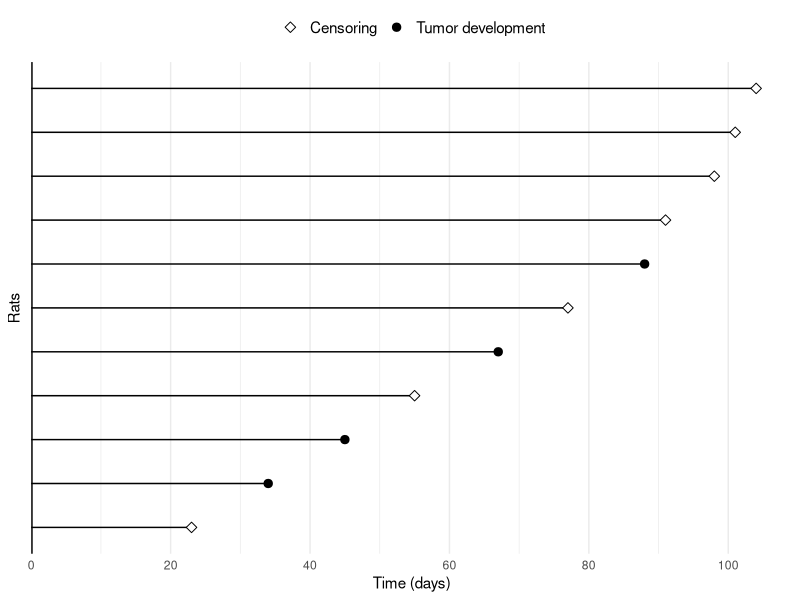
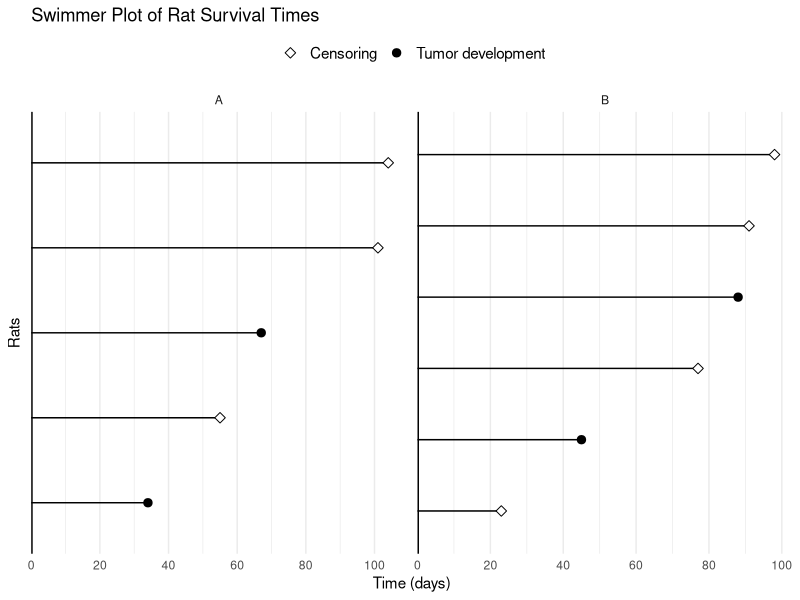
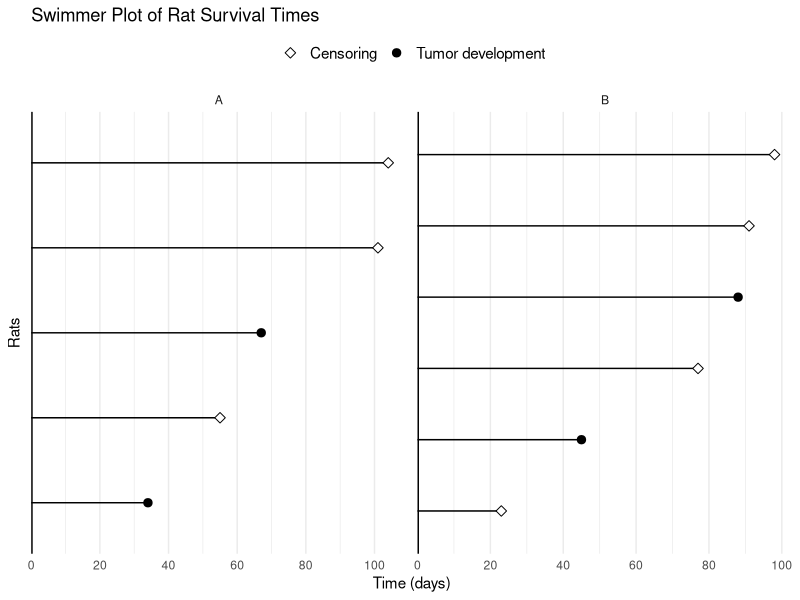

These figures' R source, in order:
## ---- chunk 1
#| eval: true
# Load core tidyverse packages
library(tidyverse)
## ---- chunk 2
#| eval: true
# Simulated data example
df1 <- tibble(
  id = 1:6,
  trt = c("A", "A", "B", "B", "A", "B"),
  age = c(65, 70, 58, 60, 64, 59),
  time = c(5, 8, 12, 3, 2, 6),
  status = c(1, 0, 1, 1, 0, 0)  # 1 = event, 0 = censored
)
df1
## ---- chunk 3
#| eval: true
df1 |> # passes tibble data frame df1 to the next function
  mutate(age_group = if_else(age >= 65, "older", "younger")) |> # create age group
  filter(trt == "A") |> # filter for treatment A
  arrange(time) # sort by time
## ---- chunk 4
#| eval: true
df1 |> 
  group_by(trt) |> # group by treatment arm
  summarize( # summarize each group
    n = n(), # count number of rows (subjects)
    events = sum(status), # sum of events (status = 1)
    median_time = median(time) # median survival time
  )

## ---- chunk 5
#| eval: true
# Load GBC data
gbc <- read.table("data/gbc.txt", header = TRUE)
head(gbc)

## ---- chunk 6
#| eval: true
# Example: raw dates as character strings
df2 <- tibble(
  id = 1:3,
  rand_date = c("2022-01-01", "2022-01-15", "2022-01-20"),
  end_date = c("2022-04-01", "2022-06-01", "2022-03-15"),
  status = c("dead", "censored", "dead")
)
df2
## ---- chunk 7
#| eval: true
# Parse dates and calculate time/status
df2 |> 
  mutate(
    rand_date = ymd(rand_date), # convert character to Date
    end_date = ymd(end_date), # convert character to Date
    time = as.numeric(end_date - rand_date), # calculate time in days
    status = if_else(status == "dead", 1, 0) # convert status to 1/0
  )
## ---- chunk 8
#| eval: true
# create a df3 with dates in the form of month-day-year
df3 <- tibble(
  id = 1:3,
  rand_date = c("Jan-01-2022", "01-15-2022", "01-20-2022"),
  end_date = c("04-01-2022", "Jun-01-2022", "03-15-2022"),
  status = c("dead", "censored", "dead")
)
df3
## ---- chunk 9
#| code-fold: true
#| code-summary: Solution
df3 |> 
  mutate(
    rand_date = mdy(rand_date), # convert character to Date
    end_date = mdy(end_date), # convert character to Date
    time = as.numeric(end_date - rand_date), # calculate time in days
    status = if_else(status == "dead", 1, 0) # convert status to 1/0
  )

## ---- chunk 10
#| eval: true
# Example data: relapse times with "+" indicating censoring
MP <- c(10,  "32+", 23, "25+")
# Convert to (time, status) format
df4 <- tibble(
  MP = MP,                               # Original data
  time = parse_number(MP),               # Extract numeric part
  status = 1 - str_detect(MP, "\\+")     # Censored if "+" detected
)
df4
## ---- chunk 11
#| eval: true
df5 <- tibble(
  MP = c(10, "32+", 23, ">25")
)
## ---- chunk 12
#| code-fold: true
#| code-summary: Solution
df5 |> 
  mutate(
    time = parse_number(MP), # extract numeric part
    status = 1 - str_detect(MP, "\\+|>") # censored if "+" or (|) ">" detected
  )
## ---- chunk 13
#| eval: true
# Example: wide format with multiple events
df6 <- tibble(
  id = 1:3,
  prog_time = c(10, 20, 30),
  prog_status = c(1, 0, 1), # 1 = progression, 0 = censored
  death_time = c(15, 20, 35),
  death_status = c(0, 1, 1) # 1 = dead, 0 = censored
)
# 1: progression at 10, censored at 15
# 2: dead at 20 without progression
# 3: progression at 30, dead at 35
df6
## ---- chunk 14
#| eval: true

df7 <- df6 |> 
  pivot_longer(
    cols = c(prog_time, prog_status, death_time, death_status), # columns to reshape
    names_to = c("event", ".value"), # .value keeps the variable name, event is the new column
    names_pattern = "(.*)_(.*)" # split by underscore
  ) 
df7
## ---- chunk 15
#| code-fold: true
#| code-summary: Solution
df7 |> 
  filter(
    !(event == "prog" & status == 0) # remove non-occurrence of non-terminal events
    ) |> 
  mutate(
    status = if_else(event == "death" & status == 1, 2, status) # recode death status
  ) 
# # A tibble: 5 × 4
#      id event  time status
#   <int> <chr> <dbl>  <dbl>
# 1     1 prog     10      1
# 2     1 death    15      0
# 3     2 death    20      2
# 4     3 prog     30      1
# 5     3 death    35      2
## ---- chunk 16
#| eval: true
# Example data: rat survival times
df8 <- tibble(
  time = c(101, 55, 67, 23, 45, 98, 34, 77, 91, 104, 88),
  status = c(0, 0, 1, 0, 1, 0, 1, 0, 0, 0, 1),
  group = c("A", "A", "A", "B", "B", "B", "A", "B", "B", "A", "B")
) |> 
  mutate(
    id = row_number(), # create id column using row number
    .before = 1 # place id before time
  )
## ---- chunk 17
#| eval: true
# Specify the plot
fig8 <- df8 |> 
  # Set-up: id on the y-axis, time on the x-axis
  ggplot(aes(x = time, y = reorder(id, time))) + # reorder id by time
  # Add geometric objects
  geom_linerange(aes(xmin = 0, xmax = time)) + # horizontal lines from 0 to time
  # Add points for events/censoring, distinguish by status
  geom_point(aes(shape = factor(status)), size = 2.5, fill = "white") +
  # Add vertical line at x = 0
  geom_vline(xintercept = 0, linewidth = 1) +
  theme_minimal() + # use minimal theme
  # Format y axis
  scale_y_discrete(name = "Rats") + # y-axis label
  # Format x axis (label, breaks, no expansion on left, 0.05 expansion on right)
  scale_x_continuous(name = "Time (days)", breaks = seq(0, 100, by = 20), 
                     expand = expansion(c(0, 0.05))) +
  # Format point shape (pch = 23 for censoring, pch = 19 for event; label shape)
  scale_shape_manual(values = c(23, 19), labels = c("Censoring", "Tumor development")) +
  # Further formatting using theme()
  theme(
    legend.position = "top", # place legend at the top
    legend.title = element_blank(), # no legend title
    axis.text.y = element_blank(), # no y-axis labels (otherwise id's will be printed)
    axis.ticks.y = element_blank(), # no y-axis ticks
    panel.grid.major.y = element_blank(), # no major grid lines on y-axis
    legend.text = element_text(size = 11) # legend text size
  )

# Display the plot
fig8
## ---- chunk 18
#| eval: true
#| echo: false
#| fig-width: 12
#| fig-height: 3.5
fig8 + facet_wrap(~ group, scales = "free") + # facet by group (using different y-axis scales)
  labs(title = "Swimmer Plot of Rat Survival Times") # add title
## ---- chunk 19
#| code-fold: true
#| code-summary: Solution

fig8 + facet_wrap(~ group, scales = "free") + # facet by group (using different y-axis scales)
  labs(title = "Swimmer Plot of Rat Survival Times") # add title

